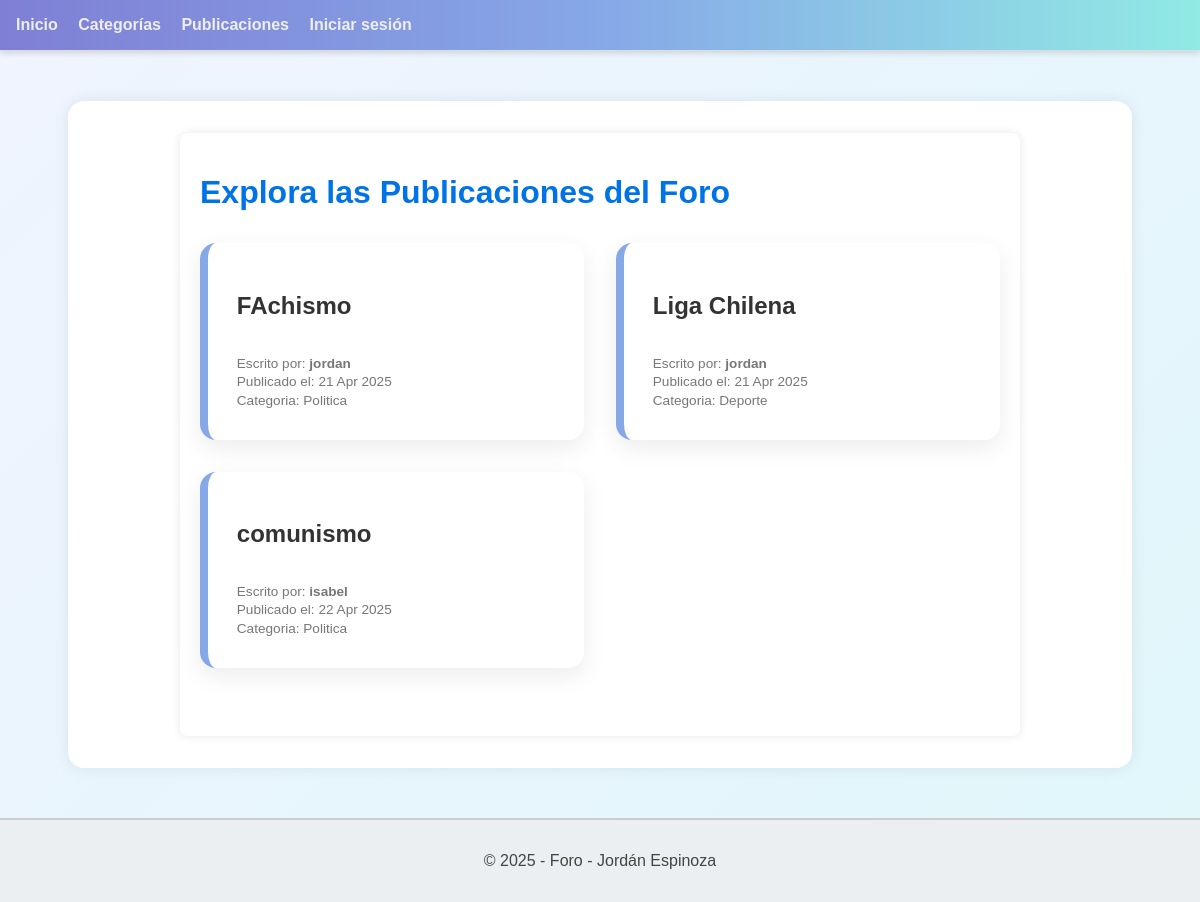
Page /foro/publicaciones/listar/ on the committed database.
### foro_aplicacion/models.py (models this page shows, shortened)
class Publicacion(models.Model):
    titulo = models.CharField(max_length=100)
    cuerpo = models.TextField()
    fecha_creacion = models.DateTimeField(auto_now_add=True)
    fecha_modificacion = models.DateTimeField(auto_now=True)
    usuario = models.ForeignKey(Usuario, on_delete=models.CASCADE, related_name='publicaciones')
    categoria = models.ForeignKey(Categoria, on_delete=models.CASCADE, related_name='publicaciones')
    etiquetas = models.ManyToManyField(Etiqueta, through='PublicacionEtiqueta', related_name='publicaciones')

class Usuario(AbstractUser):
    correo = models.EmailField(max_length=100, unique=True)
    es_admin = models.BooleanField(default=False)
    es_baneado = models.BooleanField(default=False)
    es_moderador = models.BooleanField(default=False)
    es_autor = models.BooleanField(default=False)
    reputacion = models.IntegerField(default=0)
    class Meta:
        verbose_name = 'Usuario'
        verbose_name_plural = 'Usuarios'

class Categoria(models.Model):
    nombre = models.CharField(max_length=50)
    descripcion = models.TextField(blank=True)
    fecha_creacion = models.DateTimeField(auto_now_add=True)
    usuario = models.ForeignKey(Usuario, on_delete=models.CASCADE, related_name='categorias')
    def __str__(self):
        return self.nombre

### foro_aplicacion/views.py (the view)
# urls.py: path('publicaciones/listar/', PublicacionListView.as_view(), name='listar_publicaciones'),
class PublicacionListView(ListView):
    model = Publicacion
    template_name = 'publicaciones/listar.html'
    context_object_name = 'publicaciones'

### foro_aplicacion/templates/publicaciones/listar.html (shortened to what this page needs)
{% extends 'template_base.html' %}
{% block body %}
<div class="container">
    <h1 class="titulo">Explora las Publicaciones del Foro</h1>
    <div class="publicacion-lista">
        {% for publicacion in publicaciones %}
            <div class="publicacion-card">
                <div class="publicacion-header">
                    <h2 class="titulo">{{ publicacion.titulo }}</h2>
                </div>
                <p class="autor">Escrito por: <strong>{{ publicacion.usuario.username }}</strong></p>
                <p class="fecha">Publicado el: {{ publicacion.fecha_creacion|date:"d M Y" }}</p>
                <p class="fecha">Categoria: {{ publicacion.categoria }}</p>
            </div>
        {% empty %}
            <p class="sin-publicaciones">No hay publicaciones disponibles.</p>
        {% endfor %}
    </div>
</div>
{% endblock %}

### static/css/styles.css (style rules this page uses)
body { margin: 0; padding: 0; background: linear-gradient(135deg, #f0f4ff, #e0f7fa); color: #333; font-family: 'Segoe UI', Tahoma, Geneva, Verdana, sans-serif; }
body { font-family: Arial, sans-serif; background-color: #f4f4f4; color: #333; }
.container { max-width: 800px; margin: 0 auto; padding: 20px; background-color: #fff; box-shadow: 0 0 10px rgba(0, 0, 0, 0.1); border-radius: 8px; }
.titulo { font-size: 2em; margin-bottom: 20px; color: #0073e6; }
.autor, .fecha { font-size: 0.85rem; color: #777; margin: 0.2rem 0; }
.publicacion-lista { display: grid; grid-template-columns: repeat(auto-fill, minmax(340px, 1fr)); gap: 2rem; margin-top: 2rem; }
.publicacion-card { background: #ffffff; border-left: 8px solid #86a8e7; padding: 1.8rem; border-radius: 16px; box-shadow: 0 8px 24px rgba(0, 0, 0, 0.08); transition: transform 0.3s ease, box-shadow 0.3s ease; }
.publicacion-header { display: flex; justify-content: space-between; align-items: center; margin-bottom: 0.8rem; }
.publicacion-card .titulo { font-size: 1.5rem; font-weight: bold; color: #333; }
h2 { font-size: 24px; font-weight: bold; margin-bottom: 15px; color: #333; }

### rows in the picture
Publicacion: titulo "FAchismo", usuario.username "jordan", fecha_creacion "21 Apr 2025", categoria "Politica"
Publicacion: titulo "Liga Chilena", usuario.username "jordan", fecha_creacion "21 Apr 2025", categoria "Deporte"
Publicacion: titulo "comunismo", usuario.username "isabel", fecha_creacion "22 Apr 2025", categoria "Politica"
